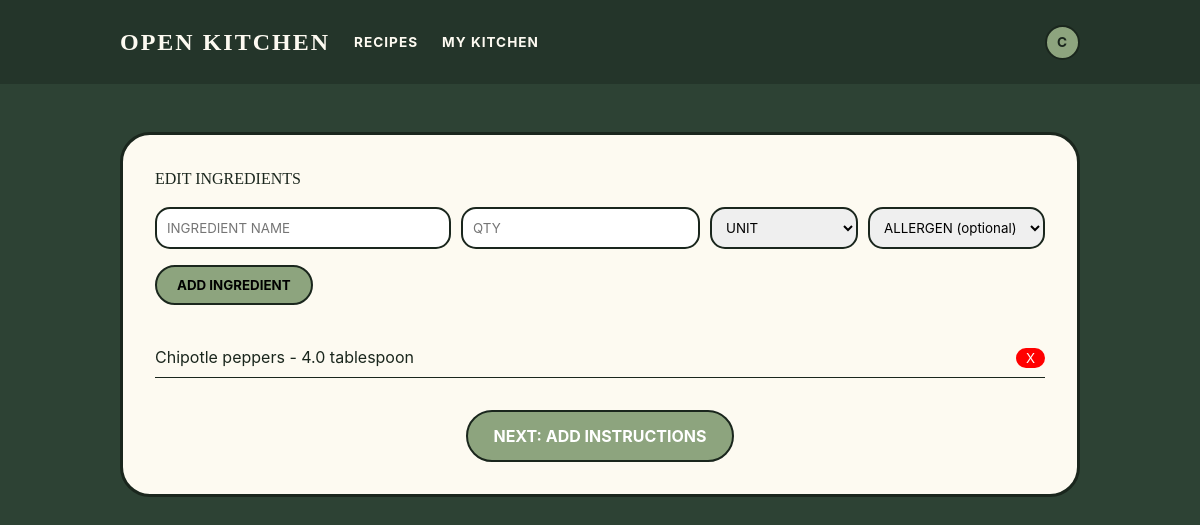
/recipes/2/ingredients (signed in), run on the app's committed database.
### tables this page shows
CREATE TABLE users (
    id INTEGER PRIMARY KEY AUTOINCREMENT,
    username TEXT UNIQUE NOT NULL,
    email TEXT UNIQUE NOT NULL,
    password_hash TEXT NOT NULL,
    role_id INTEGER NOT NULL DEFAULT 1,
    notifications_enabled INTEGER DEFAULT 1,
    created_at DATETIME DEFAULT CURRENT_TIMESTAMP,
    updated_at DATETIME, reset_code TEXT, reset_code_expires DATETIME,
    FOREIGN KEY (role_id) REFERENCES roles(id)
);

CREATE TABLE ingredients (
    id INTEGER PRIMARY KEY AUTOINCREMENT,
    recipe_id INTEGER NOT NULL,
    name TEXT NOT NULL,
    quantity REAL NOT NULL,
    unit_id INTEGER NOT NULL,
    allergen_id INTEGER,
    FOREIGN KEY (recipe_id) REFERENCES recipes(id) ON DELETE CASCADE,
    FOREIGN KEY (unit_id) REFERENCES units(id),
    FOREIGN KEY (allergen_id) REFERENCES allergens(id)
);

CREATE TABLE units (
    id INTEGER PRIMARY KEY AUTOINCREMENT,
    name TEXT UNIQUE NOT NULL,
    abbreviation TEXT
);

### app/recipes.py (the view, shortened to what this page needs)
@bp.route('/<int:id>/ingredients', methods=('GET', 'POST'))
@login_required
def edit_ingredients(id):
    recipe = Recipe.get_by_id(id)
    if recipe is None or recipe['author_id'] != g.user['id']:
        flash('Recipe not found or access denied.')
        return redirect(url_for('recipes.index'))
    ingredients = Ingredient.get_by_recipe(id)
    units = Unit.get_all()
    allergens = Allergen.get_all()
    return render_template('recipes/edit_ingredients.html',
                         recipe=recipe,
                         ingredients=ingredients,
                         units=units,
                         allergens=allergens)

### app/auth.py (called while the page is built)
@bp.before_app_request
def load_logged_in_user():
    user_id = session.get('user_id')
    if user_id is None:
        g.user = None
    else:
        g.user = User.get_by_id(user_id)

def login_required(view):
    @functools.wraps(view)
    def wrapped_view(**kwargs):
        if g.user is None:
            return redirect(url_for('auth.login'))
        return view(**kwargs)
    return wrapped_view

### app/db.py (called while the page is built)
def get_db():
    if 'db' not in g:
        g.db = sqlite3.connect(
            current_app.config['DATABASE'],
            detect_types=sqlite3.PARSE_DECLTYPES
        )
        g.db.row_factory = sqlite3.Row
        g.db.execute('PRAGMA foreign_keys = ON')
    return g.db

### app/models/lookup.py (called while the page is built)
    @staticmethod
    def get_all():
        db = get_db()
        return db.execute('SELECT * FROM units ORDER BY name').fetchall()

    @staticmethod
    def get_all():
        db = get_db()
        return db.execute('SELECT * FROM allergens ORDER BY name').fetchall()

### app/models/recipe.py (called while the page is built)
    @staticmethod
    def get_by_id(recipe_id):
        db = get_db()
        return db.execute(
            'SELECT r.*, u.username as author_name '
            'FROM recipes r JOIN users u ON r.author_id = u.id '
            'WHERE r.id = ?',
            (recipe_id,)
        ).fetchone()

    @staticmethod
    def get_by_recipe(recipe_id):
        db = get_db()
        return db.execute(
            'SELECT i.*, u.name as unit_name, u.abbreviation, a.name as allergen_name '
            'FROM ingredients i '
            'JOIN units u ON i.unit_id = u.id '
            'LEFT JOIN allergens a ON i.allergen_id = a.id '
            'WHERE i.recipe_id = ?',
            (recipe_id,)
        ).fetchall()

### app/models/user.py (called while the page is built)
    @staticmethod
    def get_by_id(user_id):
        db = get_db()
        return db.execute(
            'SELECT u.*, r.name as role_name FROM users u '
            'JOIN roles r ON u.role_id = r.id '
            'WHERE u.id = ?', (user_id,)
        ).fetchone()

### app/templates/recipes/edit_ingredients.html (shortened to what this page needs)
{% extends 'base.html' %}
{% block content %}
<div class="form-card" style="background-color: var(--cream); border: 3px solid var(--border-dark); border-radius: 30px; padding: 2rem;">
    <h1 style="font-family: 'Georgia', serif; text-transform: uppercase;">Edit Ingredients</h1>
    <form method="post" class="mt-4">
        <div style="display: grid; grid-template-columns: 2fr 1fr 1fr 1fr; gap: 10px;">
            <input type="text" name="name" placeholder="INGREDIENT NAME" style="border: 2px solid var(--border-dark); border-radius: 15px; padding: 10px;" required>
            <input type="number" name="quantity" step="0.01" placeholder="QTY" style="border: 2px solid var(--border-dark); border-radius: 15px; padding: 10px;" required>
            <select name="unit_id" style="border: 2px solid var(--border-dark); border-radius: 15px; padding: 10px;" required>
                <option value="">UNIT</option>
            </select>
            <select name="allergen_id" style="border: 2px solid var(--border-dark); border-radius: 15px; padding: 10px;">
                <option value="">ALLERGEN (optional)</option>
            </select>
        </div>
        <button type="submit" style="margin-top: 1rem; background-color: var(--pill-green); border: 2px solid var(--border-dark); border-radius: 50px; padding: 10px 20px; font-weight: bold;">ADD INGREDIENT</button>
    </form>
    {% if ingredients %}
    <ul style="margin-top: 2rem; list-style: none; padding: 0;">
        {% for ingredient in ingredients %}
        <li style="display: flex; justify-content: space-between; padding: 8px 0; border-bottom: 1px solid var(--border-dark);">
            <span>{{ ingredient.name }} - {{ ingredient.quantity }} {{ ingredient.unit_name }}{% if ingredient.allergen_name %} ({{ ingredient.allergen_name }}){% endif %}</span>
            <form method="post" action="{{ url_for('recipes.delete_ingredient', id=ingredient.id) }}">
                <button type="submit" style="background-color: red; color: white; border: none; border-radius: 50px; padding: 2px 10px; cursor: pointer;">X</button>
            </form>
        </li>
        {% endfor %}
    </ul>
    {% endif %}
    {% if ingredients %}
        <div style="margin-top: 2rem; text-align: center;">
        <a href="{{ url_for('recipes.edit_instructions', id=recipe.id) }}"
        style="background-color: var(--pill-green); color: white; border: 2px solid var(--border-dark); border-radius: 50px; padding: 12px 25px; font-weight: bold; text-decoration: none; display: inline-block;">
        NEXT: ADD INSTRUCTIONS
        </a>
        </div>
    {% endif %}
</div>
{% endblock %}

### app/templates/base.html (shortened to what this page needs)
<!DOCTYPE html>
<html lang="en">
<head>
    <link rel="stylesheet" href="https://cdn.jsdelivr.net/npm/bulma@0.9.4/css/bulma.min.css">
    <link rel="stylesheet" href="https://cdnjs.cloudflare.com/ajax/libs/font-awesome/6.4.0/css/all.min.css">
    <link rel="stylesheet" href="{{ url_for('static', filename='css/custom.css') }}">
</head>
<body>
    <nav class="navbar" role="navigation" aria-label="main navigation">
        <div class="container">
            <div class="navbar-brand">
                <a class="navbar-item brand-text" href="{{ url_for('index') }}">
                    Open Kitchen
                </a>
            </div>
            <div class="navbar-menu">
                <div class="navbar-start">
                    <a class="navbar-item" href="{{ url_for('recipes.index') }}">Recipes</a>
                    {% if g.user %}
                    <a class="navbar-item" href="{{ url_for('dashboard.index') }}">My Kitchen</a>
                    {% endif %}
                </div>
                <div class="navbar-end">
                    {% if g.user %}
                    <div class="navbar-item">
                        <div class="user-menu">
                            <div class ="avatar" title="{{ g.user['username'] }}">
                                {{ g.user['username'][0].upper() }}
                            </div>
                        </div>
                    </div>
                    {% else %}
                    <a class="navbar-item" href="{{ url_for('auth.register') }}">Register</a>
                    <a class="navbar-item" href="{{ url_for('auth.login') }}">Login</a>
                    {% endif %}
                </div>
            </div>
        </div>
    </nav>
    <section class="section">
        <div class="container is-max-desktop">
            {% block content %}{% endblock %}
        </div>
    </section>
</body>
</html>

### app/static/css/custom.css (style rules this page uses)
:root { --forest-green: #2d4234; --pill-green: #8da47e; --cream: #fdfaf1; --border-dark: #1a261d; }
body { background-color: var(--forest-green); color: var(--border-dark); min-height: 100vh; }
a { color: inherit; text-decoration: none; transition: color 0.2s ease-in-out; }
.navbar { background-color: rgba(0, 0, 0, 0.2) !important; padding: 1rem 0; }
.navbar-item, .navbar-link { color: var(--cream) !important; text-transform: uppercase; font-weight: bold; letter-spacing: 1px; font-size: 0.85rem; }
.brand-text { font-family: "Georgia", serif; font-weight: bold; font-size: 1.5rem !important; letter-spacing: 2px; text-transform: uppercase; }
.avatar { width: 35px; height: 35px; background-color: var(--pill-green); border: 2px solid var(--border-dark); border-radius: 50%; display: flex; align-items: center; justify-content: center; font-weight: bold; color: var(--border-dark); }

### app/templates/base.html (style rules this page uses)
:root { --forest-green: #2d4234; --pill-green: #8da47e; --cream: #fdfaf1; --border-dark: #1a261d; }
body { background-color: var(--forest-green); color: var(--border-dark); min-height: 100vh; }
a { color: inherit; text-decoration: none; transition: color 0.2s ease-in-out; }
.navbar { background-color: rgba(0,0,0,0.2) !important; padding: 1rem 0; }
.navbar-item, .navbar-link { color: var(--cream) !important; text-transform: uppercase; font-weight: bold; letter-spacing: 1px; font-size: 0.85rem; }
.brand-text { font-family: 'Georgia', serif; font-weight: bold; font-size: 1.5rem !important; letter-spacing: 2px; text-transform: uppercase; }
.avatar { width: 35px; height: 35px; background-color: var(--pill-green); border: 2px solid var(--border-dark); border-radius: 50%; display: flex; align-items: center; justify-content: center; font-weight: bold; color: var(--border-dark); }
.user-menu { position: relative; display: inline-block }

### data on the page
users: username "C"
ingredients: name "Chipotle peppers", quantity "4.0", unit_name "tablespoon"
